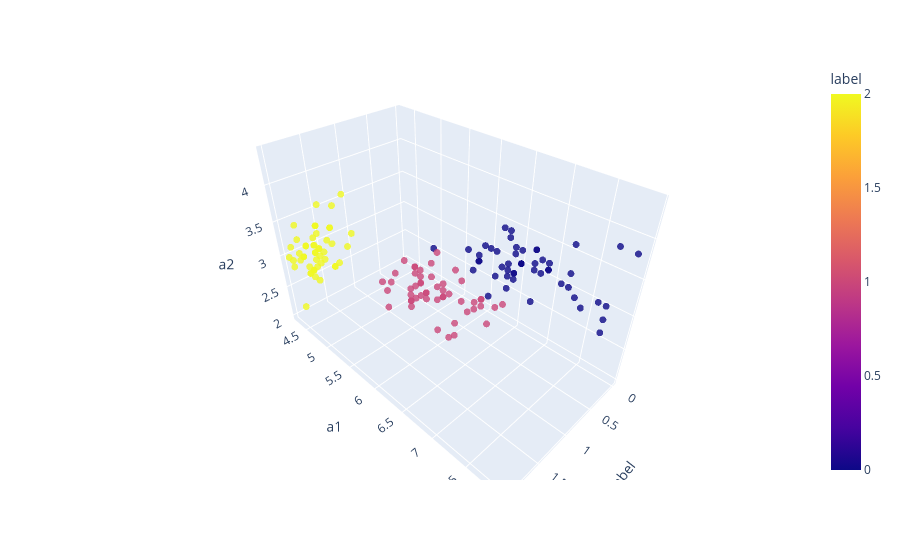

This figure's notebook cell:
### Code cell
import pandas as pd
import plotly.express as px


cols = iris_data.columns[:3]
fig = px.scatter_3d(iris_data, x=cols[0], y=cols[1], z=cols[2], color="label", opacity=0.8)
fig.update_traces(marker_size=4)
fig.show()

### Figure 1 — Plotly figure (JSON) as saved in the notebook; plotly's stock layout.template omitted (floating-point values rounded to 4 significant figures; data arrays with more than 128 entries replaced by an {"elided": "..."} marker saying what was removed)
{"data": [{"hovertemplate": "label=%{marker.color}<br>a1=%{y}<br>a2=%{z}<extra></extra>", "legendgroup": "", "marker": {"color": {"elided": "150 int values"}, "coloraxis": "coloraxis", "opacity": 0.8, "symbol": "circle", "size": 4}, "mode": "markers", "name": "", "scene": "scene", "showlegend": false, "x": {"elided": "150 int values"}, "y": {"elided": "150 float values"}, "z": {"elided": "150 float values"}, "type": "scatter3d"}], "layout": {"scene": {"domain": {"x": [0.0, 1.0], "y": [0.0, 1.0]}, "xaxis": {"title": {"text": "label"}}, "yaxis": {"title": {"text": "a1"}}, "zaxis": {"title": {"text": "a2"}}}, "coloraxis": {"colorbar": {"title": {"text": "label"}}, "colorscale": [[0.0, "#0d0887"], [0.1111, "#46039f"], [0.2222, "#7201a8"], [0.3333, "#9c179e"], [0.4444, "#bd3786"], [0.5556, "#d8576b"], [0.6667, "#ed7953"], [0.7778, "#fb9f3a"], [0.8889, "#fdca26"], [1.0, "#f0f921"]]}, "legend": {"tracegroupgap": 0}, "margin": {"t": 60}}}
